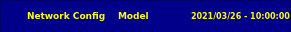
    <widget class="QFrame" name="frameTitle">
     <property name="minimumSize">
      <size>
       <width>0</width>
       <height>32</height>
      </size>
     </property>
     <property name="maximumSize">
      <size>
       <width>16777215</width>
       <height>32</height>
      </size>
     </property>
     <property name="styleSheet">
      <string notr="true">background-color: DarkBlue;
color: Yellow;</string>
     </property>
     <property name="frameShape">
      <enum>QFrame::StyledPanel</enum>
     </property>
     <property name="frameShadow">
      <enum>QFrame::Raised</enum>
     </property>
     <layout class="QHBoxLayout" name="horizontalLayout_2">
      <property name="spacing">
       <number>2</number>
      </property>
      <property name="margin">
       <number>0</number>
      </property>
      <item>
       <widget class="QLabel" name="lblIcon">
        <property name="minimumSize">
         <size>
          <width>24</width>
          <height>24</height>
         </size>
        </property>
        <property name="maximumSize">
         <size>
          <width>24</width>
          <height>24</height>
         </size>
        </property>
        <property name="styleSheet">
         <string notr="true">border-image: url(&quot;:/libicons/img/Network_64.png&quot;)</string>
        </property>
        <property name="text">
         <string/>
        </property>
       </widget>
      </item>
      <item>
       <widget class="QLabel" name="lblAction">
        <property name="minimumSize">
         <size>
          <width>0</width>
          <height>25</height>
         </size>
        </property>
        <property name="maximumSize">
         <size>
          <width>16777215</width>
          <height>25</height>
         </size>
        </property>
        <property name="font">
         <font>
          <family>DejaVu Sans</family>
          <pointsize>7</pointsize>
          <weight>75</weight>
          <bold>true</bold>
         </font>
        </property>
        <property name="styleSheet">
         <string notr="true"/>
        </property>
        <property name="text">
         <string>Network Config</string>
        </property>
        <property name="scaledContents">
         <bool>false</bool>
        </property>
       </widget>
      </item>
      <item>
       <spacer name="horizontalSpacer_2">
        <property name="orientation">
         <enum>Qt::Horizontal</enum>
        </property>
        <property name="sizeType">
         <enum>QSizePolicy::MinimumExpanding</enum>
        </property>
        <property name="sizeHint" stdset="0">
         <size>
          <width>10</width>
          <height>20</height>
         </size>
        </property>
       </spacer>
      </item>
      <item>
       <widget class="QLabel" name="lblModel">
        <property name="minimumSize">
         <size>
          <width>0</width>
          <height>25</height>
         </size>
        </property>
        <property name="maximumSize">
         <size>
          <width>16777215</width>
          <height>25</height>
         </size>
        </property>
        <property name="font">
         <font>
          <family>DejaVu Sans</family>
          <pointsize>7</pointsize>
          <weight>75</weight>
          <bold>true</bold>
         </font>
        </property>
        <property name="styleSheet">
         <string notr="true"/>
        </property>
        <property name="text">
         <string>Model</string>
        </property>
        <property name="scaledContents">
         <bool>false</bool>
        </property>
       </widget>
      </item>
      <item>
       <spacer name="horizontalSpacer_3">
        <property name="orientation">
         <enum>Qt::Horizontal</enum>
        </property>
        <property name="sizeHint" stdset="0">
         <size>
          <width>40</width>
          <height>20</height>
         </size>
        </property>
       </spacer>
      </item>
      <item alignment="Qt::AlignVCenter">
       <widget class="QLabel" name="lblDateTime">
        <property name="font">
         <font>
          <family>DejaVu Sans</family>
          <pointsize>6</pointsize>
          <weight>75</weight>
          <bold>true</bold>
         </font>
        </property>
        <property name="text">
         <string>2021/03/26 - 10:00:00</string>
        </property>
       </widget>
      </item>
     </layout>
    </widget>
